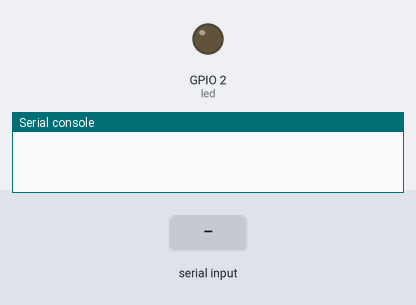
Bench run of a program on a simulated ESP32 board running MicroPython. On the bench: output pins drawn as LEDs (lit = HIGH), the last lines printed to the serial console. The test bench sets the inputs (shaded band).

Above: at 1.2 s.
1.3 s: "1" received over the second serial link
At 2.5 s:
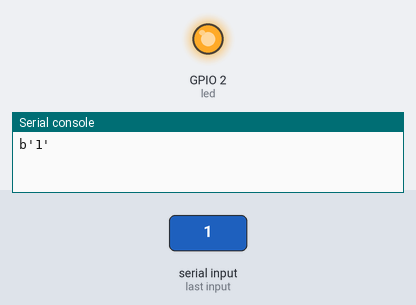
2.8 s: "0" received over the second serial link
At 3.8 s:
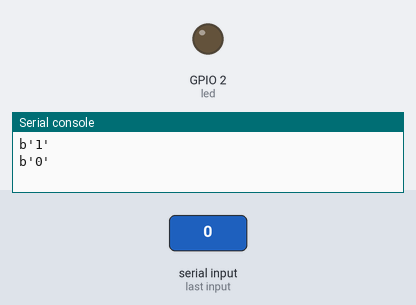
4.3 s: "2" received over the second serial link
At 5.0 s:
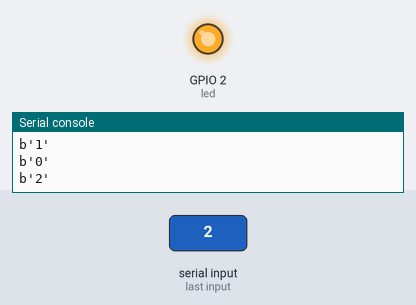
Timing chart, 0 to 7.3 s (numbered marks = the images above; inputs shaded):
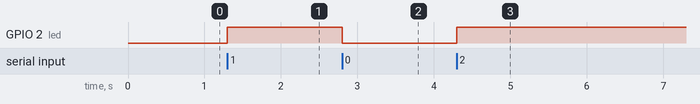

The program:

simple_uart_echo.py
```python
# import modules
from machine import UART
from machine import Pin
import time

# initialize a new UART class
uart = UART(2, 9600,tx=1,rx=3)
# run the init method with more details including baudrate and parity
uart.init(9600, bits=8, parity=None, stop=1)
led = Pin(2,Pin.OUT)

# run forever
while True:
    # read one byte
    c = uart.read(1)
    # if c is not empty:
    if c is not None:
        # write the byte back out to uart
        uart.write(c)
        # print the byte to the shell
        print(c)
        # toggle the onboard LED
        led.value(led.value()^1)
        # sleep for a very small amount of time
        time.sleep(.01)
```

Measured:
- after the input at 1.3 s, GPIO 2 (led): LOW → HIGH at once
- after the input at 2.8 s, GPIO 2 (led): HIGH → LOW at once
- after the input at 4.3 s, GPIO 2 (led): LOW → HIGH at once
